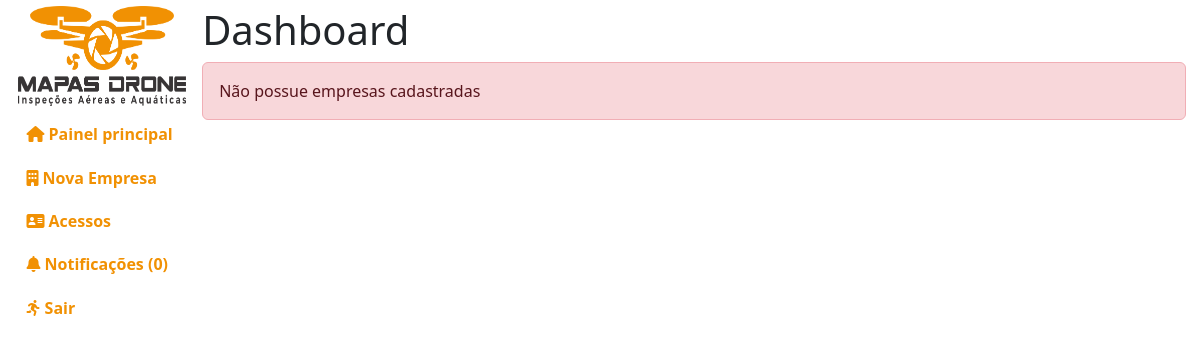
The page /administracao/ (signed in) on the database as committed earlier.
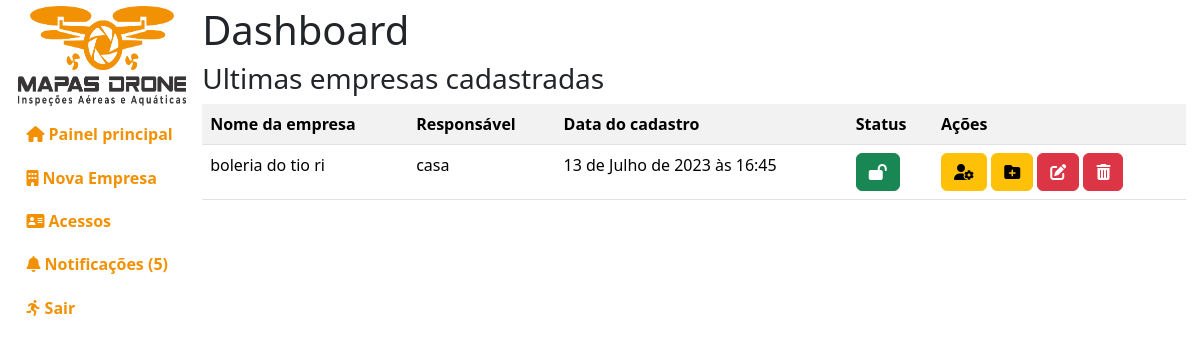
The same page on the database as committed later.
### empresa/models.py (models this page shows, shortened)
class Empresa(models.Model):
    cnpj = models.CharField(max_length=18, default="", unique=True)
    slug_da_empresa = models.CharField(max_length=255, default="", unique=True)
    nome_da_empresa = models.CharField(max_length=255, default="", unique=True)
    nome_do_responsavel = models.CharField(
        max_length=255, default="", unique=True)
    telefone = models.CharField(max_length=16, default="", unique=True)
    pasta = models.CharField(max_length=255, default="")
    criado = models.DateTimeField(default=timezone.now)
    ativo = models.BooleanField(default=True)
    class Meta:
        db_table = "empresa"
        verbose_name = "Empresa"
        verbose_name_plural = "Empresas"
        ordering = ["-id"]

### administracao/views.py (the view)
# urls.py: path("", views.index),
def index(request):
    if request.user.is_authenticated and request.user.is_superuser:
        empresas = Empresa.objects.all()
        notificacoes = pega_notificacoes(request=request)
        context = {"empresas": empresas,
                   "notificacoes": notificacoes, "aviso": aviso(request)}
        return render(request, "administracao/public/home.html", context)
    info(request, msg="Você não tem permissão para acessar essa página!")
    return redirect("/")

### index/auxiliar.py (called while the page is built)
def pega_notificacoes(request):
    try:
        login = Login.objects.get(usuario=request.user)
        notificacoes = Notificacoes.objects.filter(empresa=login.empresa)
    except:
        notificacoes = Notificacoes.objects.all()
    return notificacoes

def aviso(request):
    nl = 0
    aviso = False
    for n in pega_notificacoes(request=request):
        if not n.visto:
            nl += 1
    if nl > 0:
        aviso = True
    return aviso

### templates/administracao/public/home.html (shortened to what this page needs)
{% extends 'base.html' %}
{% load static %}
{% load django_bootstrap5 %}
{% block css %}
<link rel="stylesheet" href="{% static 'index/css/administracao.css' %}">
{% endblock %}
{% block ld %}
<h1>Dashboard</h1>
<div class="ultimas-empresas">
    {% if empresas %}
        <h3>Ultimas empresas cadastradas</h3>
        <table class="table table-striped">
            <tr>
                <th>Nome da empresa</th>
                <th>Respons&aacute;vel</th>
                <th>Data do cadastro</th>
                <th>Status</th>
                <th>A&ccedil;&otilde;es</th>
            </tr>
            {% for empresa in empresas%}
            <tr>
                <td>{{empresa.nome_da_empresa}}</td>
                <td>{{empresa.nome_do_responsavel}}</td>
                <td>{{empresa.criado}}</td>
                <td>
                    {% if empresa.ativo %}
                        <a class="btn btn-success" href="/empresa/ativar/{{empresa.id}}/desativar/"
                            data-toggle="tooltip" data-placement="top" title="Ativa/Desativar empresa">
                            <i class="fa-solid fa-lock-open"></i>
                        </a>
                    {% else %}
                        <a class="btn btn-danger" href="/empresa/ativar/{{empresa.id}}/ativar/"
                            data-toggle="tooltip" data-placement="top" title="Ativa/Desativar empresa">
                            <i class="fa-solid fa-lock"></i>
                        </a>
                    {% endif %}
                </td>
                <td>
                    <a class="btn btn-warning" href="usuarios/{{empresa.slug_da_empresa}}"
                        data-toggle="tooltip" data-placement="top" title="Gerenciar usu&aacute;rios">
                        <i class="fa-solid fa-user-gear"></i>
                    </a>
                    <a class="btn btn-warning" href="projetos/{{empresa.slug_da_empresa}}"
                        data-toggle="tooltip" data-placement="top" title="Gerenciar Projetos">
                        <i class="fa-solid fa-folder-plus"></i>
                    </a>
                    <a class="btn btn-danger" href="/empresa/editar/{{empresa.id}}"
                        data-toggle="tooltip" data-placement="top" title="Editar empresa">
                        <i class="fa-solid fa-pen-to-square"></i>
                    </a>
                    <a class="btn btn-danger" href="/empresa/excluir/{{empresa.id}}"
                    data-toggle="tooltip" data-placement="top" title="Excluir empresa">
                        <i class="fa-solid fa-trash-can"></i>
                    </a>
                </td>
            </tr>
            {% endfor %}
        </table>
    {% else %}
        <div class="alert alert-danger">N&atilde;o possue empresas cadastradas</div>
    {% endif %}
</div>
{% endblock %}

Rows that differ between the two databases and show on the page:
added Empresa: nome_da_empresa "boleria do tio ri", nome_do_responsavel "casa", criado "13 de Julho de 2023 às 16:45"
Other text that changed with them:
{{ notificacoes|length }}: "0" → "5"
text no longer shown: "Não possue empresas cadastradas"
text now shown: "Ultimas empresas cadastradas Nome da empresa Responsável Data do cadastro Status Ações"
